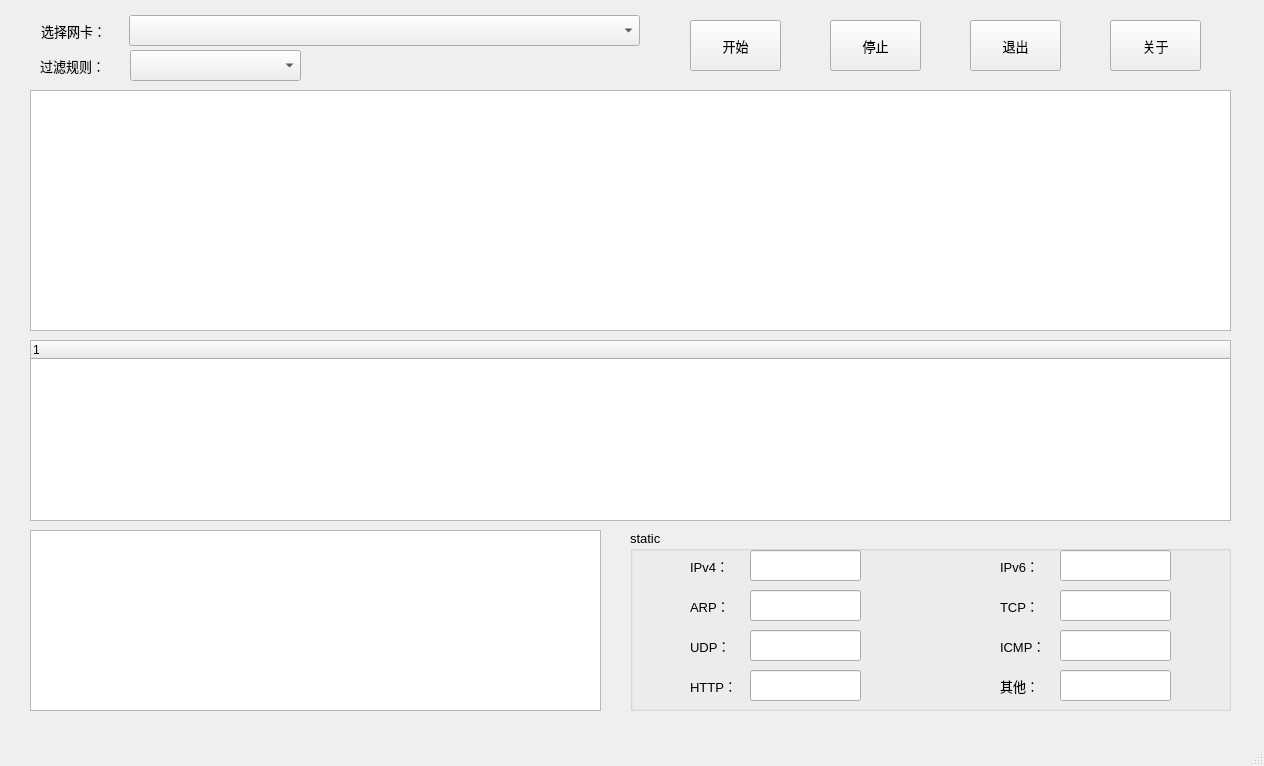
<?xml version="1.0" encoding="UTF-8"?>
<ui version="4.0">
 <class>xiutan</class>
 <widget class="QMainWindow" name="xiutan">
  <property name="geometry">
   <rect>
    <x>0</x>
    <y>0</y>
    <width>1264</width>
    <height>766</height>
   </rect>
  </property>
  <property name="windowTitle">
   <string>neosniffer</string>
  </property>
  <property name="windowIcon">
   <iconset>
    <normaloff>../../neo.png</normaloff>../../neo.png</iconset>
  </property>
  <widget class="QWidget" name="centralwidget">
   <widget class="QLabel" name="nalabel">
    <property name="geometry">
     <rect>
      <x>41</x>
      <y>15</y>
      <width>81</width>
      <height>31</height>
     </rect>
    </property>
    <property name="maximumSize">
     <size>
      <width>10000</width>
      <height>10000</height>
     </size>
    </property>
    <property name="font">
     <font>
      <family>Microsoft YaHei UI</family>
      <pointsize>10</pointsize>
     </font>
    </property>
    <property name="text">
     <string>选择网卡：</string>
    </property>
   </widget>
   <widget class="QLabel" name="filterlabel">
    <property name="geometry">
     <rect>
      <x>40</x>
      <y>50</y>
      <width>81</width>
      <height>31</height>
     </rect>
    </property>
    <property name="maximumSize">
     <size>
      <width>10000</width>
      <height>10000</height>
     </size>
    </property>
    <property name="font">
     <font>
      <family>Microsoft YaHei UI</family>
      <pointsize>10</pointsize>
     </font>
    </property>
    <property name="text">
     <string>过滤规则：</string>
    </property>
   </widget>
   <widget class="QComboBox" name="naBox">
    <property name="geometry">
     <rect>
      <x>129</x>
      <y>15</y>
      <width>511</width>
      <height>31</height>
     </rect>
    </property>
    <property name="maximumSize">
     <size>
      <width>16777215</width>
      <height>10000</height>
     </size>
    </property>
   </widget>
   <widget class="QComboBox" name="filterBox">
    <property name="geometry">
     <rect>
      <x>130</x>
      <y>50</y>
      <width>171</width>
      <height>31</height>
     </rect>
    </property>
    <property name="maximumSize">
     <size>
      <width>10000</width>
      <height>10000</height>
     </size>
    </property>
   </widget>
   <widget class="QPushButton" name="startButton">
    <property name="geometry">
     <rect>
      <x>690</x>
      <y>20</y>
      <width>91</width>
      <height>51</height>
     </rect>
    </property>
    <property name="font">
     <font>
      <family>Microsoft YaHei UI</family>
      <pointsize>10</pointsize>
     </font>
    </property>
    <property name="text">
     <string>开始</string>
    </property>
   </widget>
   <widget class="QPushButton" name="stopButton">
    <property name="geometry">
     <rect>
      <x>830</x>
      <y>20</y>
      <width>91</width>
      <height>51</height>
     </rect>
    </property>
    <property name="font">
     <font>
      <family>Microsoft YaHei UI</family>
      <pointsize>10</pointsize>
     </font>
    </property>
    <property name="text">
     <string>停止</string>
    </property>
   </widget>
   <widget class="QPushButton" name="exitButton">
    <property name="geometry">
     <rect>
      <x>970</x>
      <y>20</y>
      <width>91</width>
      <height>51</height>
     </rect>
    </property>
    <property name="font">
     <font>
      <family>Microsoft YaHei UI</family>
      <pointsize>10</pointsize>
     </font>
    </property>
    <property name="text">
     <string>退出</string>
    </property>
   </widget>
   <widget class="QTableWidget" name="allPktView">
    <property name="geometry">
     <rect>
      <x>30</x>
      <y>90</y>
      <width>1201</width>
      <height>241</height>
     </rect>
    </property>
   </widget>
   <widget class="QPlainTextEdit" name="binBrowser">
    <property name="geometry">
     <rect>
      <x>30</x>
      <y>530</y>
      <width>571</width>
      <height>181</height>
     </rect>
    </property>
   </widget>
   <widget class="QTreeWidget" name="pktDetails">
    <property name="geometry">
     <rect>
      <x>30</x>
      <y>340</y>
      <width>1201</width>
      <height>181</height>
     </rect>
    </property>
    <column>
     <property name="text">
      <string notr="true">1</string>
     </property>
    </column>
   </widget>
   <widget class="QGroupBox" name="groupBox">
    <property name="geometry">
     <rect>
      <x>630</x>
      <y>530</y>
      <width>601</width>
      <height>181</height>
     </rect>
    </property>
    <property name="font">
     <font>
      <family>Microsoft YaHei UI</family>
      <pointsize>10</pointsize>
     </font>
    </property>
    <property name="title">
     <string>static</string>
    </property>
    <widget class="QLabel" name="ip4label">
     <property name="geometry">
      <rect>
       <x>60</x>
       <y>20</y>
       <width>61</width>
       <height>31</height>
      </rect>
     </property>
     <property name="text">
      <string>IPv4：</string>
     </property>
    </widget>
    <widget class="QLineEdit" name="ip4lineEdit">
     <property name="geometry">
      <rect>
       <x>120</x>
       <y>20</y>
       <width>111</width>
       <height>31</height>
      </rect>
     </property>
    </widget>
    <widget class="QLineEdit" name="ip6lineEdit">
     <property name="geometry">
      <rect>
       <x>430</x>
       <y>20</y>
       <width>111</width>
       <height>31</height>
      </rect>
     </property>
    </widget>
    <widget class="QLabel" name="ip6label">
     <property name="geometry">
      <rect>
       <x>370</x>
       <y>20</y>
       <width>61</width>
       <height>31</height>
      </rect>
     </property>
     <property name="text">
      <string>IPv6：</string>
     </property>
    </widget>
    <widget class="QLineEdit" name="arplineEdit">
     <property name="geometry">
      <rect>
       <x>120</x>
       <y>60</y>
       <width>111</width>
       <height>31</height>
      </rect>
     </property>
    </widget>
    <widget class="QLabel" name="arplabel">
     <property name="geometry">
      <rect>
       <x>60</x>
       <y>60</y>
       <width>61</width>
       <height>31</height>
      </rect>
     </property>
     <property name="text">
      <string>ARP：</string>
     </property>
    </widget>
    <widget class="QLineEdit" name="tcplineEdit">
     <property name="geometry">
      <rect>
       <x>430</x>
       <y>60</y>
       <width>111</width>
       <height>31</height>
      </rect>
     </property>
    </widget>
    <widget class="QLabel" name="tcplabel">
     <property name="geometry">
      <rect>
       <x>370</x>
       <y>60</y>
       <width>61</width>
       <height>31</height>
      </rect>
     </property>
     <property name="text">
      <string>TCP：</string>
     </property>
    </widget>
    <widget class="QLineEdit" name="udplineEdit">
     <property name="geometry">
      <rect>
       <x>120</x>
       <y>100</y>
       <width>111</width>
       <height>31</height>
      </rect>
     </property>
    </widget>
    <widget class="QLabel" name="udplabel">
     <property name="geometry">
      <rect>
       <x>60</x>
       <y>100</y>
       <width>61</width>
       <height>31</height>
      </rect>
     </property>
     <property name="text">
      <string>UDP：</string>
     </property>
    </widget>
    <widget class="QLineEdit" name="icmplineEdit">
     <property name="geometry">
      <rect>
       <x>430</x>
       <y>100</y>
       <width>111</width>
       <height>31</height>
      </rect>
     </property>
    </widget>
    <widget class="QLabel" name="icmplabel">
     <property name="geometry">
      <rect>
       <x>370</x>
       <y>100</y>
       <width>61</width>
       <height>31</height>
      </rect>
     </property>
     <property name="text">
      <string>ICMP：</string>
     </property>
    </widget>
    <widget class="QLineEdit" name="httplineEdit">
     <property name="geometry">
      <rect>
       <x>120</x>
       <y>140</y>
       <width>111</width>
       <height>31</height>
      </rect>
     </property>
    </widget>
    <widget class="QLabel" name="httplabel">
     <property name="geometry">
      <rect>
       <x>60</x>
       <y>140</y>
       <width>61</width>
       <height>31</height>
      </rect>
     </property>
     <property name="text">
      <string>HTTP：</string>
     </property>
    </widget>
    <widget class="QLineEdit" name="otherlineEdit">
     <property name="geometry">
      <rect>
       <x>430</x>
       <y>140</y>
       <width>111</width>
       <height>31</height>
      </rect>
     </property>
    </widget>
    <widget class="QLabel" name="otherlabel">
     <property name="geometry">
      <rect>
       <x>370</x>
       <y>140</y>
       <width>61</width>
       <height>31</height>
      </rect>
     </property>
     <property name="text">
      <string>其他：</string>
     </property>
    </widget>
   </widget>
   <widget class="QPushButton" name="aboutButton">
    <property name="geometry">
     <rect>
      <x>1110</x>
      <y>20</y>
      <width>91</width>
      <height>51</height>
     </rect>
    </property>
    <property name="font">
     <font>
      <family>Microsoft YaHei UI</family>
      <pointsize>10</pointsize>
     </font>
    </property>
    <property name="text">
     <string>关于</string>
    </property>
   </widget>
  </widget>
  <widget class="QMenuBar" name="menubar">
   <property name="geometry">
    <rect>
     <x>0</x>
     <y>0</y>
     <width>1264</width>
     <height>21</height>
    </rect>
   </property>
  </widget>
  <widget class="QStatusBar" name="statusbar"/>
  <action name="action111">
   <property name="text">
    <string>111</string>
   </property>
  </action>
  <action name="action111_2">
   <property name="text">
    <string>111</string>
   </property>
  </action>
 </widget>
 <resources/>
 <connections>
  <connection>
   <sender>exitButton</sender>
   <signal>clicked()</signal>
   <receiver>xiutan</receiver>
   <slot>close()</slot>
   <hints>
    <hint type="sourcelabel">
     <x>1085</x>
     <y>91</y>
    </hint>
    <hint type="destinationlabel">
     <x>631</x>
     <y>328</y>
    </hint>
   </hints>
  </connection>
 </connections>
</ui>
